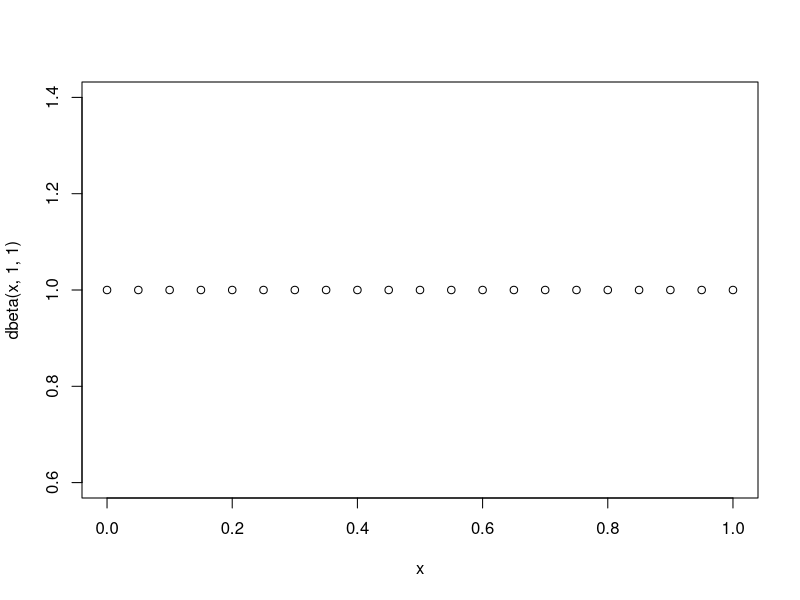

This figure's R source: (Note: this script raises an error after producing the figure.)
## ---- chunk 1
x = seq(0,1,0.05)
plot(x, y = dbeta(x, 1,1))
## ---- chunk 2
test_6 <- run_DAMCMC_complete_h6(
  theta0, cp_Y, N = 20000,
  rho = 0.15, param = "bg", approx = "ldp",
  iota_dist = "exponential", gener = FALSE, b = 1/2,
  thin = 1, plt = 2500,
  par_prior = list(
    a_beta = 1, b_beta = 1,
    a_gamma = 1, b_gamma = 1,
    a_R0 = 2, b_R0 = 2,
    a_lambda = 1, b_lambda = 1,
    a_pi11 = 1, b_pi11 = 1,
    a_pi01 = 1, b_pi01 = 1
  ), 
  # h_hat = c(0.5,0.5,0.5,0.5,0.5), # P(dbeta_i = 1)
  length_delta = 5,
  x_b_ratio = 2,
  gamma=1
  )
## ---- chunk 3
print(analyze_dbeta(test_6$dbeta_lst))

barplot(analyze_dbeta(test_6$dbeta_lst)[[2]], main="Change Point Locations", xlab="Change Point Location",  
 ylab="Proportion of MCMC Samples", names.arg=c("Delta One","Delta Two","Delta Three","Delta Four","Delta Five"), 
 border="blue")
abline(h=1/2, col="blue", lty="dashed", lwd=4)
## ---- chunk 4
# acceptance rate
test_6$theta_rate_accept
## ---- chunk 5
burnin = 1000
library(tidyverse)
sim_df <- create_df_dbeta(test_6$dbeta_lst, test_6$beta_lst, burnin, "X5")
sim_df
## ---- chunk 6
sim_df %>% 
  count(delta_beta) %>% 
  mutate(freq = n / sum(n)) %>% 
  arrange(desc(n)) %>% 
  head(10) %>% 
  ggplot(data = ., aes(x = delta_beta, y = freq)) +
  geom_bar(stat = "identity") +
  labs(title = "Frequency of Change Point Configurations", y = "Proportion", x = "Configuration")+ 
  theme(text = element_text(size=10), axis.text.x = element_text(angle = 90))
## ---- chunk 7
sim_t5 <- sim_df %>% 
  count(delta_beta) %>% 
  mutate(freq = n / sum(n)) %>% 
  arrange(desc(n)) %>% 
  head(5)
sim_t5
## ---- chunk 8
sim_top_deltabetas <- sim_df %>% 
  filter(delta_beta %in% sim_t5$delta_beta)

sim_mean_betas <- sim_top_deltabetas %>%
  select(delta_beta, X1.y:X6) %>%
  group_by(delta_beta) %>% 
  summarise(across(everything(), mean)) %>% 
  mutate(X7 = X6) # add the stopping week

# flip from cartesian to index. https://tidyr.tidyverse.org/reference/pivot_longer.html
sim_M <- sim_mean_betas %>% 
  pivot_longer(!delta_beta, names_to = "time_unit", values_to = "beta")

#preserve the order of time units.
sim_M$time_unit <- factor(sim_M$time_unit, levels=unique(sim_M$time_unit))
## ---- chunk 9
beta_over_time6 <- sim_top_deltabetas %>% 
  mutate(X7 = X6) %>%  # add the stopping week
  select(ID, X1.y:X7)
## ---- chunk 10
beta_over_time6  %>% 
  pivot_longer(cols = -ID,
                 names_to = "time_unit", names_prefix = "V",
                 names_transform = list(Time = as.integer),
                 values_to = "Beta") %>%
    filter(ID %% 100 == 0) %>%
    ggplot(aes(x = time_unit, y = Beta, group = ID)) +
    geom_step(alpha = 0.1, color = "red") +
    labs(title = "Transmission Rate", y = "Beta", x = "Week", color='Change Point Configuration') + 
  scale_x_discrete(labels=seq(0,6,1)) + # add week 6 in.
  expand_limits(y = 0) + geom_hline(yintercept=c(0.0026,.0014,.0036), linetype="dashed", 
                color = "blue")
## ---- chunk 11
one_config <- sim_M %>% 
  filter(delta_beta == "0_1_0_1_0")
## ---- chunk 12
# Create a line plot of posterior mean for the top configuration (plus true values for beta.)
# Colors
cols <- c("red")

# Basic line plot with points
ggplot(data=one_config, aes(x=time_unit, y=beta, group=delta_beta, color = delta_beta)) +
  geom_step() +
  # geom_line()+
  geom_point() +
  scale_color_manual(values = cols) +
 geom_hline(yintercept=c(0.0026,.0014,.0036), linetype="dashed", 
                color = "blue") +
  labs(title = "Transmission Rate", subtitle="Top Delta", y = "Beta (Mean)", x = "Week", color='Change Point Configuration') + 
  scale_x_discrete(labels=seq(0,6,1)) +
  expand_limits(y = 0)
## ---- chunk 13
sim_beta_list <- create_mcmc_list(test_6$beta_lst[burnin:20000])
length(sim_beta_list)
## ---- chunk 14
# combine all beta lists into a dataframe.
beta_sim_tidy <- do.call(rbind, Map(data.frame, Iteration = list(c(1:19001)), Beta1 = sim_beta_list[1], Beta2 = sim_beta_list[2], Beta3 = sim_beta_list[3], Beta4 = sim_beta_list[4], Beta5 = sim_beta_list[5], Beta6 = sim_beta_list[6]))
beta_sim_tidy <- beta_sim_tidy %>% 
  remove_burnin(1000)
## ---- chunk 15
# Posterior means
means <- beta_sim_tidy %>%
  dplyr::select(- .data$Iteration) %>%
  {tibble::tibble(
    var  = colnames(.),
    mean = colMeans(.),
  )}

# ESS
ESS = coda::effectiveSize(coda::mcmc(beta_sim_tidy))
ESS # ESS is higher when we correctly specify the model (eg allow for change points.)
## ---- chunk 16
# plot results in a format similar to PDSIR code.
vars <- c("Beta1", "Beta2","Beta3","Beta4","Beta5","Beta6")

for(var in vars)
  print(draw_tp(beta_sim_tidy, var)) # burn in.
for(var in vars)
  print(draw_histogram(beta_sim_tidy, var))
for(var in vars)
  print(draw_acf(beta_sim_tidy, var, 200))
## ---- chunk 17
# Create dataframe for Pi
Pi_tidy <- do.call(rbind, Map(data.frame, Iteration = list(c(burnin:20000)), Pi01 = list(test_6$pi01_lst[burnin:20000]), Pi11 = list(test_6$pi11_lst[burnin:20000]) ))
Pi_tidy
## ---- chunk 18
# Traceplots, Posterior Histograms for transition probability matrix
draw_tp(Pi_tidy, 'Pi01',5)
draw_histogram(Pi_tidy, 'Pi01')
draw_acf(Pi_tidy, 'Pi01', 200)

draw_tp(Pi_tidy, 'Pi11',10)
draw_histogram(Pi_tidy, 'Pi11')
draw_acf(Pi_tidy, 'Pi11', 200)
## ---- chunk 19
run_DAMCMC_complete_h6 <- function(
  theta, Y, N = 20000,
  rho = 0.5, param = "bg", approx = "ldp",
  iota_dist = "exponential", gener = FALSE, b = 1/2,
  thin = 100, plt = 1000,
  par_prior = list(
    a_beta = 0.01, b_beta = 0.01,
    a_gamma = 1, b_gamma = 1,
    a_R0 = 2, b_R0 = 2,
    a_lambda = 1, b_lambda = 1,
    a_pi11 = 1, b_pi11 = 10,
    a_pi01 = 1, b_pi01 = 10
  ),
  length_delta = 5,
  x_b_ratio = 5,
  gamma=0.1
) {
  
    # Setup
    pi01_save <- pi11_save <- f_save <- b_f_save <- numeric(N / thin)
    accept <- numeric(N)
    b_accept <- numeric(N)
    ss_save <- vector(mode = "list", length = x_b_ratio*N / thin)
    dbeta_save <- beta_save <- vector(mode = "list", length = N / thin)

    
    # init proposal
    # Propose the initial latent path using Y and initial theta.
    SS_current <- list(compatible = FALSE)
    while(! SS_current[["compatible"]]) {
        x_current <- rprop_x(theta, Y, gener, b, iota_dist, approx, NULL, 1) # original D-A-MCMC code.
        SS_current <- suff_stat(x_current, Y, gener, b)
    }
  
    # Plot initial proposal
    x_current_plt <- suff_stat(x_current, Y, gener, b, return_SI = TRUE)
    plot(x = x_current_plt$t, y = x_current_plt$I, main="Initial Latent Epidemic Trajectory",
        xlab="Time", ylab="I(t)")

    # PI: Propose Pi
    pi01_current <- rbeta(1, par_prior['a_pi01'][[1]], par_prior['b_pi01'][[1]])
    pi11_current <- rbeta(1, par_prior['a_pi11'][[1]], par_prior['b_pi11'][[1]])
    
    # 1. Propose dbeta
    dbeta_current <- draw_mm_delta(pi01_current, pi11_current, length_delta)
    dbeta_save[1] <- list(dbeta_current)

    # 2. determine the change-point locations.
    segment_start <- cp_locations(dbeta_current, Y)$segment_start
    segment_end <- cp_locations(dbeta_current, Y)$segment_end
    
    
    # 3. calculate unsegmented SS (Later: function to segment the suffstats.)
    SS_current <- suff_stat(x_current, Y, gener, b, return_SI = FALSE)
    # 3. calculate sufficient statistics for each segment of x_current using the change-point locations calculated.
    segmented_SS_current <- suff_stat2(segment_start, segment_end, x_current, Y, gener, b, return_SI = FALSE)
    

    # 4. Propose (beta | dbeta)
    beta_current <- draw_beta(dbeta_current, segmented_SS_current, iota_dist, gamma, par_prior, param, Y)
    beta_save[1] <- list(beta_current)
    unique_beta_current <- unique(beta_current)
    
    # 5. Calculate current log likelihood
    b_target_current     <- 0
    for(i in 1:length(unique_beta_current)){
      b_target_current <- b_target_current + loglik_infec(unique_beta_current[i], segmented_SS_current[[i]], gener, b, iota_dist = "exponential")
    }
    b_target_current <- b_target_current + loglik_remov_infectious(gamma, SS_current, gener, b, iota_dist = "exponential")


    # MH 
    for(s in 2 : N) {
      
      # Propose (dbeta, beta | Z) ###########
      
      # Pi Gibbs Update:
      pi01_current <- gibbs_pi(par_prior,dbeta_current)[1]
      pi11_current <- gibbs_pi(par_prior,dbeta_current)[2]
    
      # 1. Propose dbeta
      dbeta_new <- draw_mm_delta(pi01_current, pi11_current, length_delta)
      # dbeta_new <- draw_dbeta(dbeta_current, is_prob=TRUE, Pi_new)[[1]]
      # u_new <- draw_dbeta(dbeta_current, is_prob=TRUE, Pi_new)[[2]]

      # 2. determine the change-point locations.
      segment_start <- cp_locations(dbeta_new, Y)$segment_start
      segment_end <- cp_locations(dbeta_new, Y)$segment_end
      
      # 3. calculate sufficient statistics for Z using the start and end points.
      segmented_SS_new <- suff_stat2(segment_start, segment_end, x_current, Y, gener, b, return_SI = FALSE) # segmented_SS_new because of change points.
  
      # 4. Propose (beta | dbeta)
      beta_new <- draw_beta(dbeta_new, segmented_SS_new, iota_dist, gamma, par_prior, param, Y)
      unique_beta_current <- unique(beta_current)
      unique_beta_new <- unique(beta_new)

      # 5. Compute the Ratio.
      
      # Target density
      b_target_current     <- 0
      for(i in 1:length(unique_beta_current)){
        b_target_current <- b_target_current + loglik_infec(unique_beta_current[i], segmented_SS_current[[i]], gener, b, iota_dist = "exponential")
      }
      b_target_current <- b_target_current + loglik_remov_infectious(gamma, SS_current, gener, b, iota_dist = "exponential")
      
      b_target_new     <- 0
      for(i in 1:length(unique_beta_new)){
        b_target_new <- b_target_new + loglik_infec(unique_beta_new[i], segmented_SS_new[[i]], gener, b, iota_dist = "exponential")
      }
      b_target_new <- b_target_new + loglik_remov_infectious(gamma, SS_current, gener, b, iota_dist = "exponential")
      
      # Proposal density 
      b_prop_current <- f_delta_mm(dbeta_current, pi01_current, pi11_current) + f_beta_func(unique_beta_current, par_prior, segmented_SS_current)
      b_prop_new <- f_delta_mm(dbeta_new, pi01_current, pi11_current) + f_beta_func(unique_beta_new, par_prior, segmented_SS_new)
    
      # Priors
      b_prior_current <- prior_beta(beta_current, par_prior)
      b_prior_new <- prior_beta(beta_new, par_prior)
      
      # MH ratio
      b_R_log <- b_prior_new - b_prior_current + b_target_new - b_target_current + b_prop_current - b_prop_new
      b_R         <- min(1, exp(b_R_log))
      b_accept[s] <- stats::runif(1) < b_R
      
      ### For Debugging Purposes Inf values
      if(is.na(b_accept[s]) ){
        print(list("b_target_new" = b_target_new, "b_prior_new" = b_prior_new, "b_prop_new" = b_prop_new,
                    "f_pi_new" = f_pi_func(Pi_new, dbeta_new, par_prior), "f_delta_new" = f_dbeta_func(dbeta_new, Pi_new, u_new), 
                   "f_beta_new" = f_beta_func(unique_beta_new, par_prior, segmented_SS_new), 
                   "prior_pi_new" = prior_pi(Pi_new, par_prior), "prior_delta_new" = prior_dbeta(Pi_new, dbeta_new),"prior_beta_new" = prior_beta(beta_new, par_prior)))
      }
      ###
      
      if(s %% 1000 == 0){
          print("Acceptance Ratio (Beta given data)")
          print(b_R)
      }
      
      
      # Accept/reject new draws
      if(b_accept[s]) {
          # update to values.
          dbeta_current <- dbeta_new
          beta_current        <- beta_new
          b_target_current <- b_target_new
          segmented_SS_current <- segmented_SS_new 
      }
      ##############
      
      ##############
      # Propose (x | dbeta, beta) ######## 
      
      # 1. propose x_new
      x_new    <- b_rprop_x(beta_current, theta, Y, gener, b, iota_dist, approx, x_current, rho)
      i_update <- x_new[["i_update"]]
      
      # 2. the current change-point locations.
      segment_start <- cp_locations(dbeta_current, Y)$segment_start
      segment_end <- cp_locations(dbeta_current, Y)$segment_end
      
      # 3. calculate unsegmented sufficient statistics for x_new
      SS_new <- suff_stat(x_new, Y, gener, b, return_SI = FALSE)
      # 3. calculate sufficient statistics for x_new using the start and end points.
      segmented_SS_new_x <- suff_stat2(segment_start, segment_end, x_new, Y, gener, b, return_SI = FALSE)

      # Target density
      unique_beta_current <- unique(beta_current)
      
      f_target_current <- b_target_current # (beta_current, x_current)

      
      f_target_new     <- 0 # (beta_current, x_new)
      for(t in 1:length(unique_beta_current)){
        f_target_new <- f_target_new + loglik_infec(unique_beta_current[t], segmented_SS_new_x[[t]], gener, b, iota_dist = "exponential")
      }
      f_target_new <- f_target_new + loglik_remov_infectious(gamma, SS_new, gener, b, iota_dist = "exponential")
      
      
  
      # Proposal density
      f_prop_current <- b_dprop_x(beta_current, theta, Y, x_current, i_update, gener, b, iota_dist, approx) # Infinity
      f_prop_new     <- b_dprop_x(beta_current, theta, Y, x_new    , i_update, gener, b, iota_dist, approx)
  
      # MH ratio
      R_log     <- f_target_new - f_target_current - f_prop_new + f_prop_current
      
      ### Debugging Inf values
      if(is.nan(accept[s])){
        print(list("f_target_new" = f_target_new, "f_target_current" = f_target_current, "f_prop_new" = f_prop_new, "f_prop_current" = f_prop_current))
      }
      ###
      
      R         <- min(1, exp(R_log))

      # print(R) # NAN
      
      accept[s] <- stats::runif(1) < R # how do i keep track of the new indexing for the accept vector?
  
      # Accept/reject new draws
      if(accept[s]) {
        x_current        <- x_new
        SS_current       <- SS_new
        f_target_current <- f_target_new
        segmented_SS_current <- segmented_SS_new_x
        
      } # end-if
          
      
      
      ##############
    
      # Plot x accepted.
      if(s %% plt == 0){ # plot the first proposal x.
        x_current_plt <- suff_stat(x_current, Y, gener, b, return_SI = TRUE)
        plot(x = x_current_plt$t, y = x_current_plt$I, main="Latent Epidemic Trajectory",
            xlab="Time", ylab="I(t)")
        
      }
      
      # Save thinned draws for output.
      if(s %% thin == 0){
        j <- s / thin
        
        pi01_save[[j]] <- pi01_current
        pi11_save[[j]] <- pi11_current
        
        f_save[[j]] <- f_target_current
        b_f_save[[j]] <- b_target_current
        
        dbeta_save[j] <- list(dbeta_current)
        beta_save[j] <- list(beta_current)
        
        ss_save[j] <- list("Iteration"=segmented_SS_current) # already a list of lists
        
      }

    } # end-for

  # Output
  out <- list(
    segmented_SS = ss_save, pi01_lst = pi01_save, pi11_lst = pi11_save, dbeta_lst = dbeta_save, beta_lst = beta_save, beta_loglik = b_f_save, x_loglik = f_save, theta_rate_accept = mean(b_accept), x_rate_accept = mean(accept)
  )
  
  return(out)
  }
